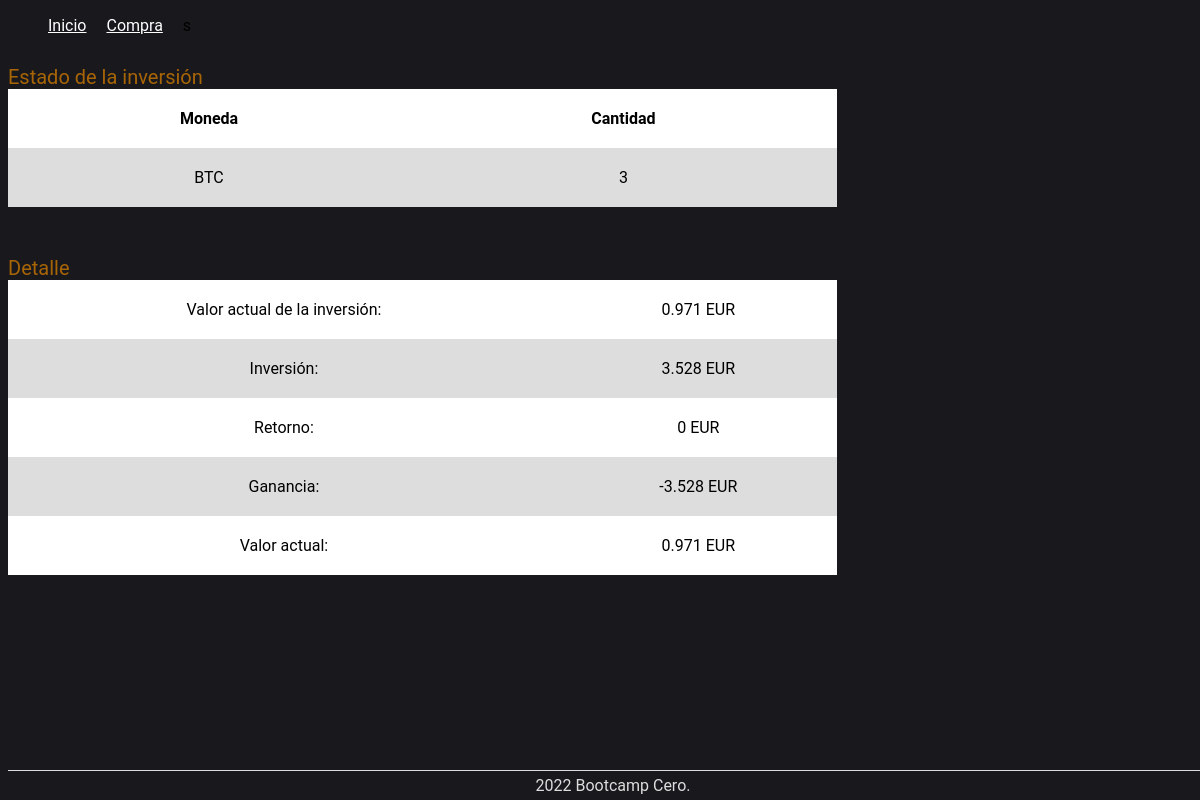
Page /estado on the earlier database version.
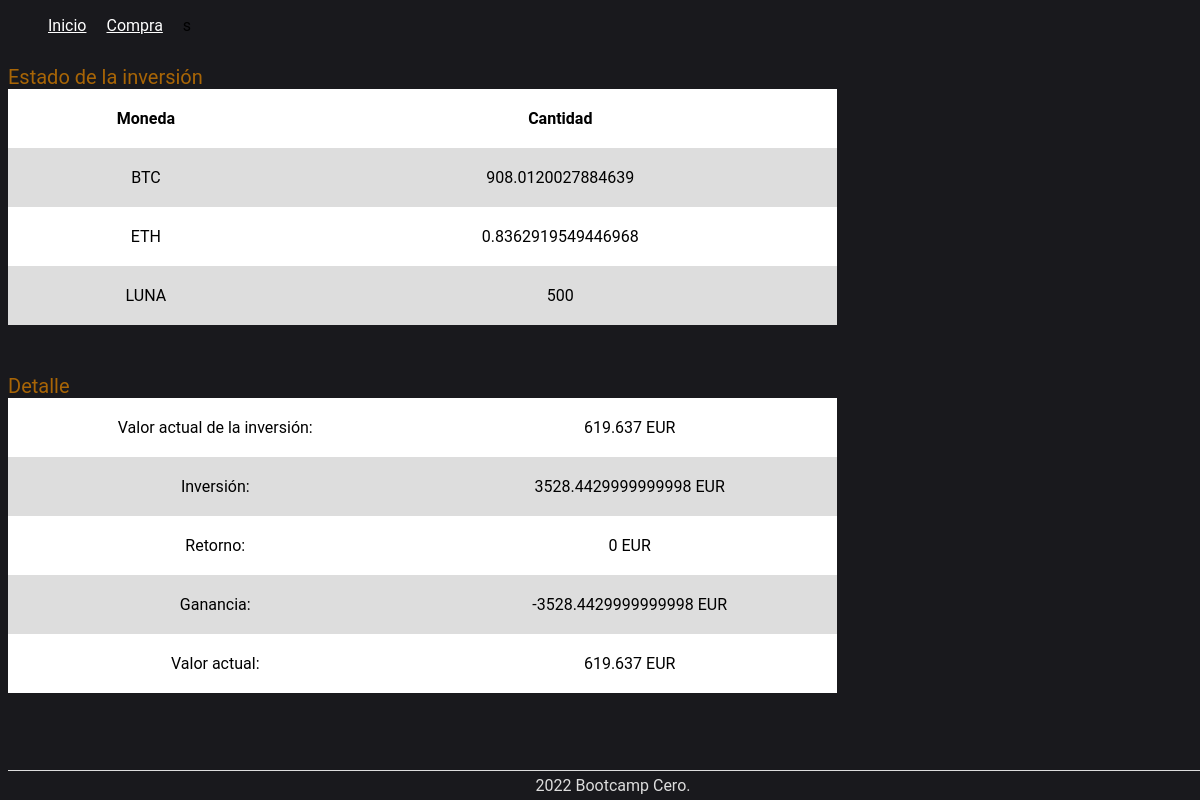
Same page on the later database version.
### tables this page shows
CREATE TABLE cartera (
            id integer PRIMARY KEY,
            moneda text,
            cantidad integer
        );

### Criptocambio/views.py (the view)
@app.route('/estado')
def actualizar():
    try:
        saldos = db.conseguir_cartera()
        inversion_atrapada_eur = 0
        for saldo in saldos:
            crypto = CriptoModel(saldo.moneda, "EUR")
            crypto.consultar_cambio()
            inversion_atrapada_eur += saldo.cantidad * crypto.cambio
        inversion_eur = db.conseguir_suma_eur_origen()
        retorno_eur = db.conseguir_suma_eur_destino()
        ganancia = retorno_eur - inversion_eur
        valor_actual = inversion_eur + ganancia + inversion_atrapada_eur
        return render_template("estado.html",
                               saldos=saldos,
                               inversion_atrapada_eur=round(inversion_atrapada_eur, 3),
                               inversion_eur=inversion_eur,
                               retorno_eur=retorno_eur,
                               ganancia=ganancia,
                               valor_actual=round(valor_actual, 3))
    except Exception as e:
        return render_template("error.html", mensaje=f"Error desconocido: {str(e)}")

### Criptocambio/models.py (called while the page is built, shortened)
    def consultar_cambio(self):
        self.cambio = random.random()
        return

    def conseguir_cartera(self) -> List[Saldo]:
        cur = self.db.cursor()
        cur.execute("SELECT * FROM cartera")
        data = []
        for fila in cur.fetchall():
            saldo = Saldo(fila[1], fila[2])
            data.append(saldo)
        return data

    def conseguir_suma_eur_origen(self):
        cur = self.db.cursor()
        cur.execute("SELECT cantidad_origen FROM transacciones WHERE origen='EUR'")
        suma = 0
        for fila in cur.fetchall():
            suma += fila[0]
        return suma

    def conseguir_suma_eur_destino(self):
        cur = self.db.cursor()
        cur.execute("SELECT cantidad_destino FROM transacciones WHERE destino='EUR'")
        suma = 0
        for fila in cur.fetchall():
            suma += fila[0]
        return suma

### Criptocambio/templates/estado.html (shortened to what this page needs)
{% from 'macros.html' import menu %}
<!DOCTYPE html>
<html lang="en">
<head>
    <link rel="stylesheet" href="/static/css/estado.css">
</head>
<body>
    {{ menu(self._TemplateReference__context.name) }}s
    <div class="tabla-estado">
    <table >
        <caption>Estado de la inversión</caption>
        <tr>
            <th>Moneda</th>
            <th>Cantidad</th>
        </tr>
        {% for saldo in saldos %}
        <tr>
            <td>{{ saldo.moneda }}</td>
            <td>{{ saldo.cantidad }}</td>
        </tr>
        {% endfor %}
    </table>
</div>
    <br>
    <div class="tabla-detalle">
    <table>
        <caption>Detalle</caption>
        <tr>
            <td>Valor actual de la inversión:</td>
            <td>{{ inversion_atrapada_eur }} EUR</td>
        </tr>
        <tr>
            <td>Inversión:</td>
            <td>{{ inversion_eur }} EUR</td>
        </tr>
        <tr>
            <td>Retorno:</td>
            <td>{{ retorno_eur }} EUR</td>
        </tr>
        <tr>
            <td>Ganancia:</td>
            <td>{{ ganancia }} EUR</td>
        </tr>
        <tr>
            <td>Valor actual:</td>
            <td>{{ valor_actual }} EUR</td>
        </tr>
    </table>
    </div>
    <footer class="pie-de-pagina">2022 Bootcamp Cero.</footer>
</body>
</html>

Differences in the rows shown:
changed cartera "BTC": cantidad "3" → "908.0120027884639"
added cartera: moneda "ETH", cantidad "0.8362919549446968"
added cartera: moneda "LUNA", cantidad "500"
Other differences:
{{ inversion_atrapada_eur }}: "0.971" → "619.637"
{{ inversion_eur }}: "3.528" → "3528.4429999999998"
{{ ganancia }}: "-3.528" → "-3528.4429999999998"
{{ valor_actual }}: "0.971" → "619.637"
